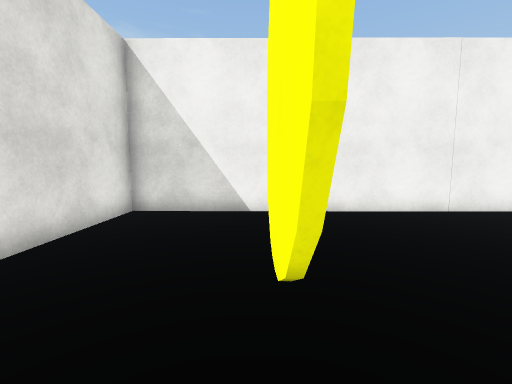
View 1 (above)

24 first-person views from a walk through a scene from a Unity 3-D project. The camera is 1.4 m above the floor, tilts 6° down and sees 90° across. The floor is counted in squares, 1 m on a side. Each view is taken from the middle of a square. On the plan, view 1 faces up. The plan holds only what a view shows up to about 13 squares ahead; the rest is blank. The player character is not drawn. Surface patterns are stand-ins for the level's own textures.

View 2
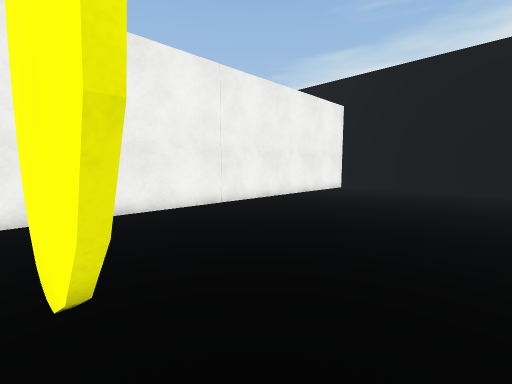

View 3
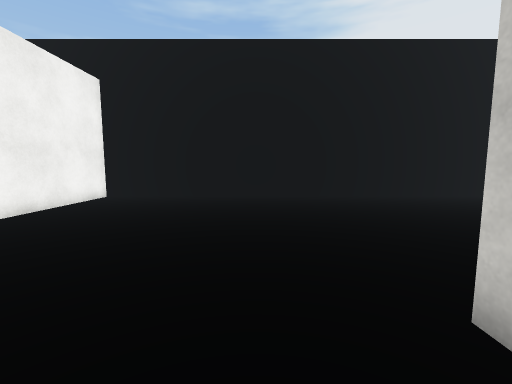

View 4
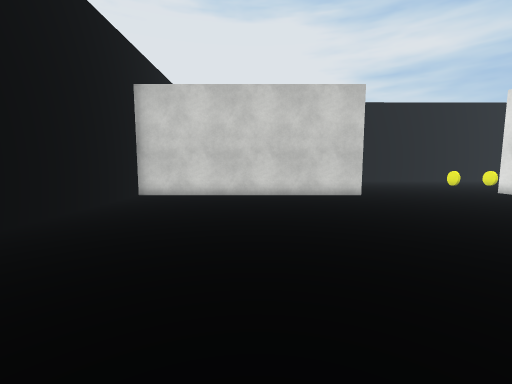

View 5
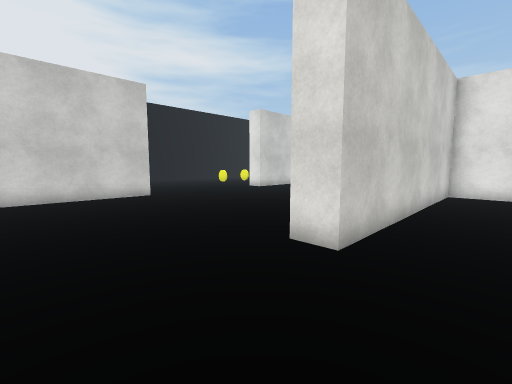

View 6
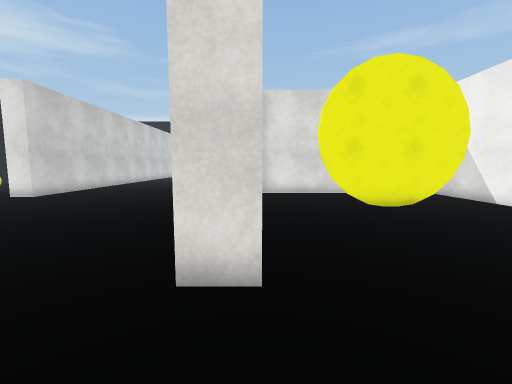

View 7
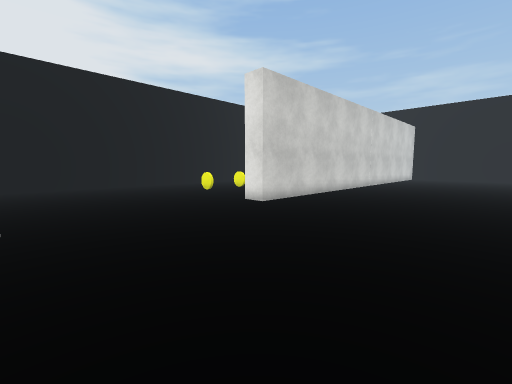

View 8
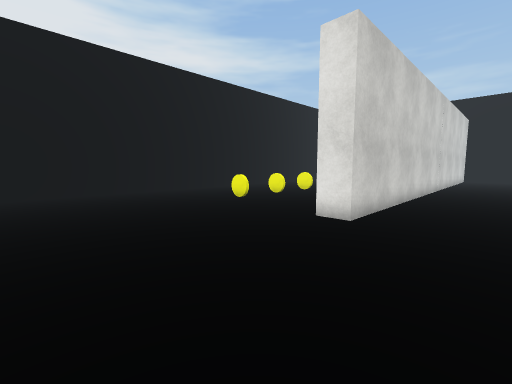

View 9
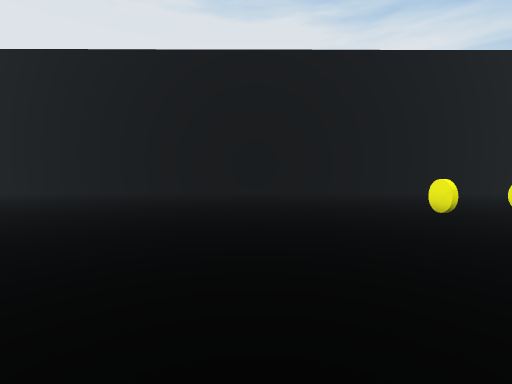

View 10
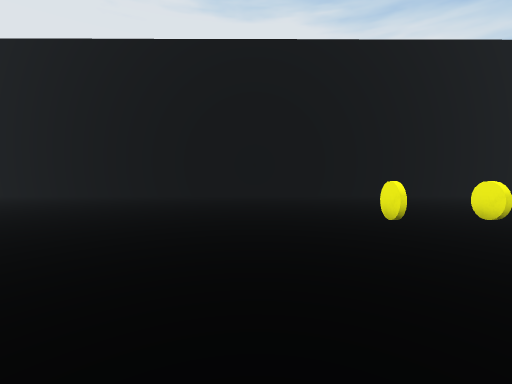

View 11
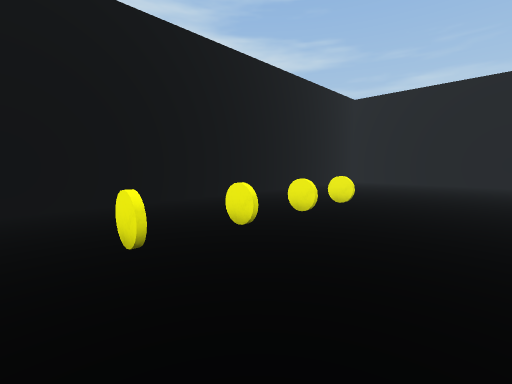

View 12
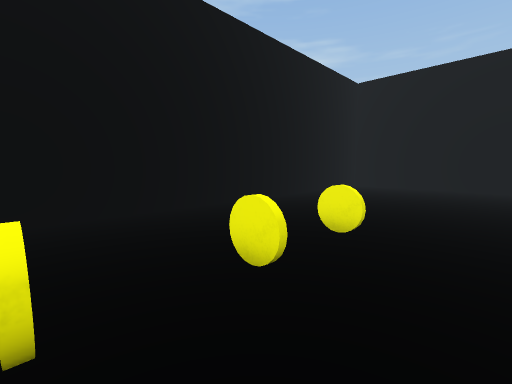

View 13
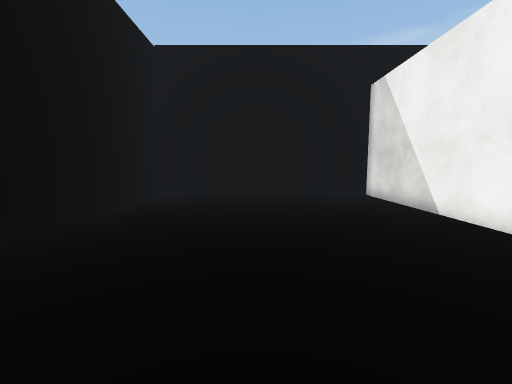

View 14
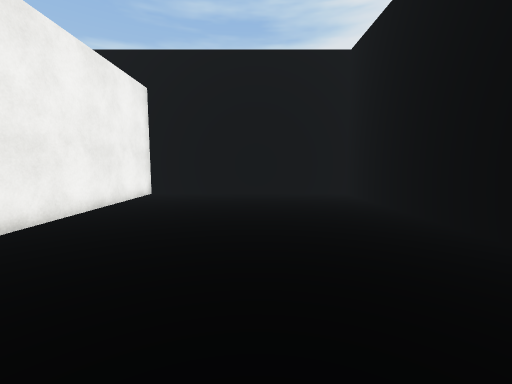

View 15
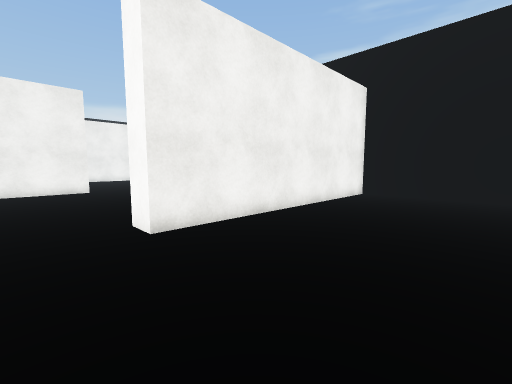

View 16
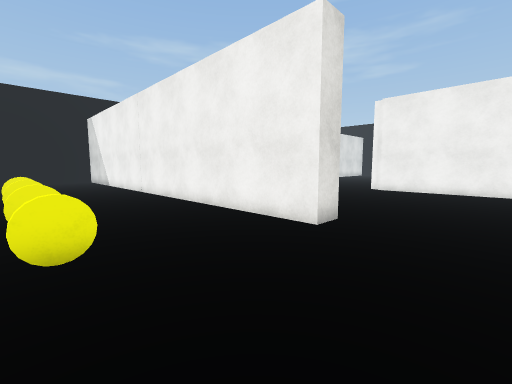

View 17
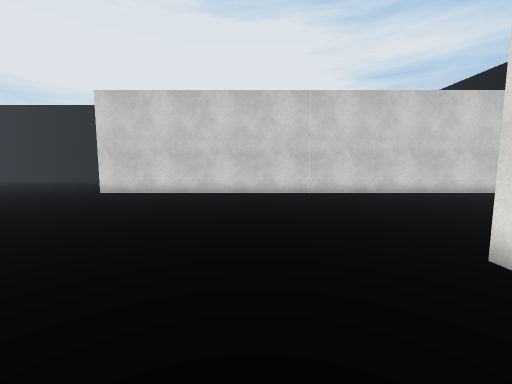

View 18
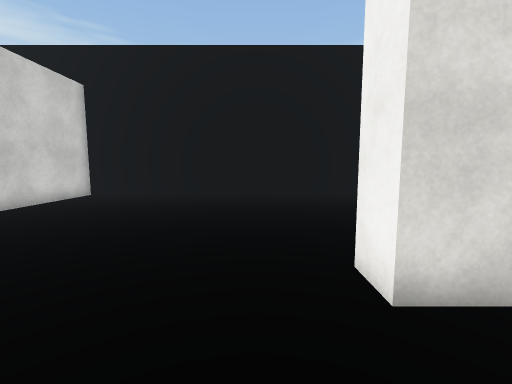

View 19
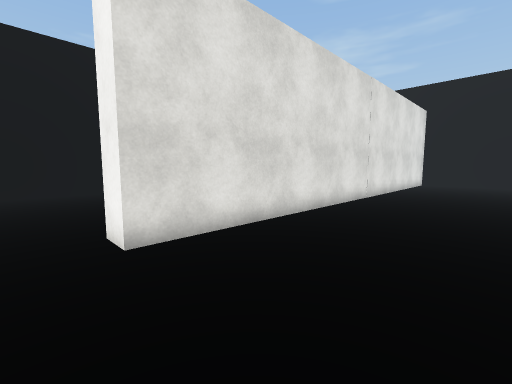

View 20
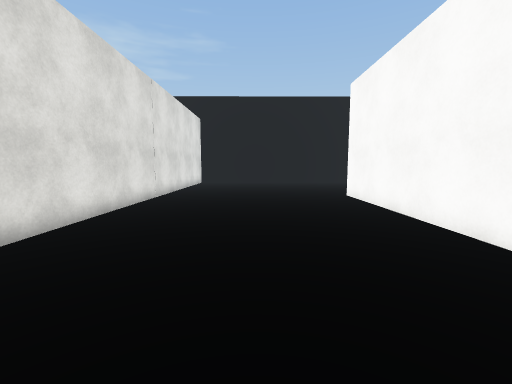

View 21
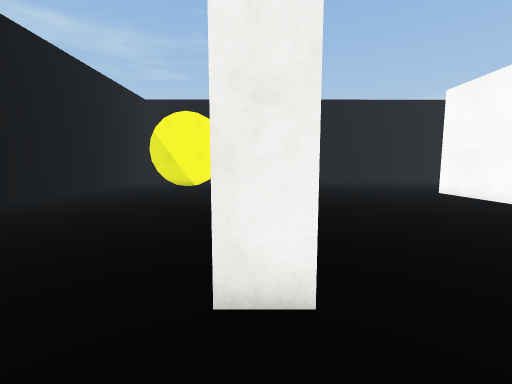

View 22
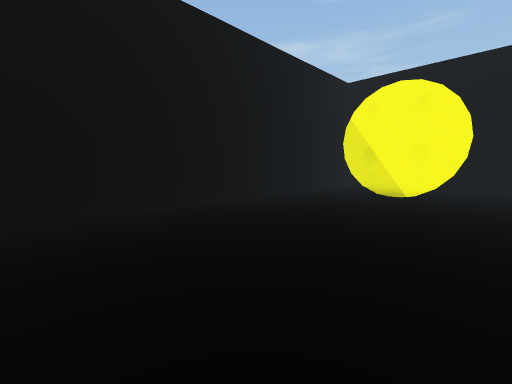

View 23
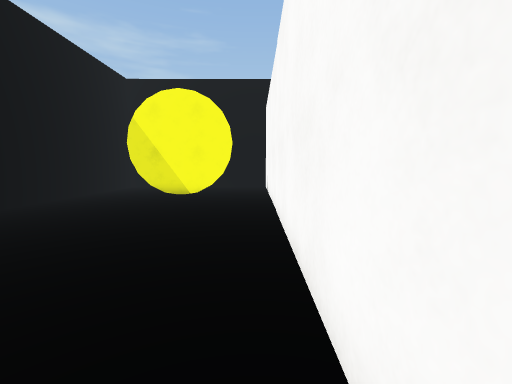

View 24
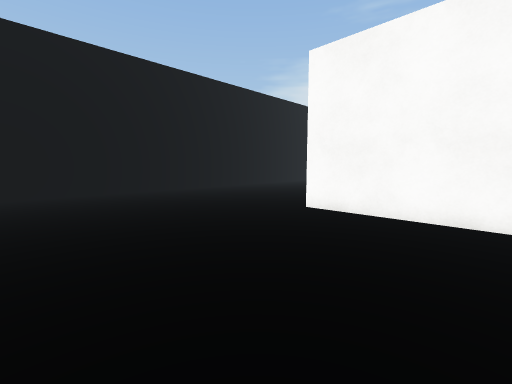

### Floor plan
Points are (right, up) in squares from view 1. A wall is a line through its corners. A room is listed if a view was taken in it or the views show most of it. See-through windows are left out.
Room 1 (views 1, 2)
walls: (0.3, 1.1) (0.3, 5.9); (0.4, 7.7) (-3.8, 7.7) (-3.8, -0.9) (0.5, -0.9)
ways out: opening at (0, 0.5) to room 2; opening at (0, 6.5) to room 2
Room 2 (views 3, 4, 5, 6, 7, 8, 9, 10, 11, 12, 13, 14, 15, 16, 17, 18, 19, 20, 21, 22, 23, 24)
walls: (0.5, -0.9) (6.2, -0.9) (6.2, -1.9) (2.9, -1.9); (1.1, -1.9) (-2.5, -1.9); (-4.8, 1.1) (-4.8, 8.9); (0.4, 6) (0.4, 1.1); (-14.4, 1.5) (-14.4, 13.4); (-16, -11.9) (-23, -11.9) (-23, -21.6); (-13.4, 11.1) (-13.4, -1.6) (-14.4, -1.6); (-16.2, 13.3) (-21, 13.3); (-7, 17.6) (-12.1, 17.6); (-23, 14.1) (-23, -10.8) (-2.2, -10.8) (-2.2, -11.9) (-12.4, -11.9); (-23.3, -21.6) (15.5, -21.4) (15.5, -11.9) (5.1, -11.9) (5.1, -10.8) (15.5, -10.8) (15.5, 7.6) (2.1, 7.7)
ways out: opening at (0, 0.5) to room 1; opening at (0, 6.5) to room 1; opening at (-21.5, 13); opening at (-15.5, 13)
objects: other object (-11, -16); other object (-9, -16) to (-8, -16); other object (-6, -16); other object (-4, -16) to (-3, -16)

Where each view was taken, in squares from view 1:
view 1: 0 up, 0 right, facing up
view 2: 0 up, 0 right, facing up-right
view 3: 1 up, 4 right, facing right
view 4: 1 up, 10 right, facing down
view 5: 1 up, 10 right, facing down-left
view 6: 1 down, 9 right, facing left
view 7: 4 down, 5 right, facing down-left
view 8: 8 down, 4 right, facing down-left
view 9: 9 down, 2 right, facing down
view 10: 10 down, 0 right, facing down
view 11: 12 down, 2 left, facing down-left
view 12: 14 down, 6 left, facing down-left
view 13: 17 down, 11 left, facing left
view 14: 17 down, 3 right, facing right
view 15: 17 down, 3 right, facing up-right
view 16: 17 down, 1 right, facing up-left
view 17: 2 up, 10 left, facing down
view 18: 3 down, 11 left, facing left
view 19: 3 down, 9 left, facing up-left
view 20: 3 down, 9 left, facing up
view 21: 4 down, 14 left, facing up
view 22: 1 up, 15 left, facing up-left
view 23: 1 up, 15 left, facing up
view 24: 4 up, 12 left, facing up-right
